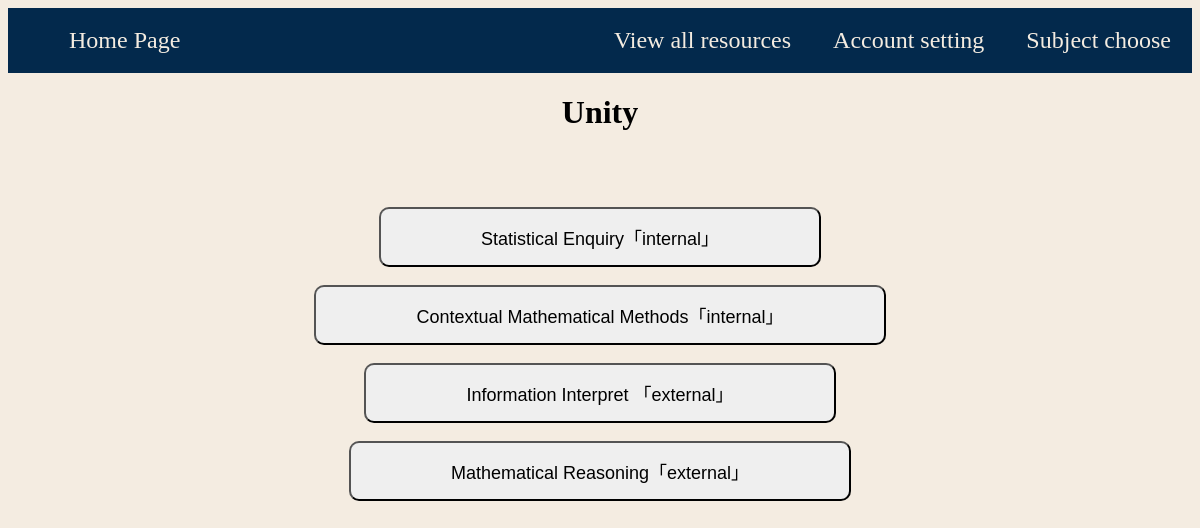
The app's page /unit/1 with its own data.
### tables this page shows
CREATE TABLE "unit" (sub_id INTEGER, unit_id INTEGER PRIMARY KEY, unit TEXT);

### main.py (the view)
@app.route("/unit/<int:sub_id>", methods=['GET','POST'])
def unit(sub_id):
    consub_id = sqlite3.connect('database/database.db')
    unit_cursor = consub_id.cursor()
    unit_cursor.execute(
         "SELECT unit_id, unit FROM unit WHERE sub_id=?",
        (sub_id,)
    )# SELECT unit_id, unit 不加括号
    units = unit_cursor.fetchall() # 将从database中搜索到的数据取出，并变成python列表
    return render_template("subjectpick_unity.html", units = units, sub_id = sub_id)

### templates/subjectpick_unity.html (shortened to what this page needs)
<!DOCTYPE html>
<html lang="en">
  <head>
    <link rel="stylesheet" href="/static/style.css">
  </head>
  <body>
    <header>
      <Ul>
        <li><a href="{{ url_for('subjectpick')}}">Subject choose</a></li>
        <li><a href="{{ url_for('account') }}">Account setting</a></li>
        <li><a href="{{ url_for('all_resources')}}">View all resources</a></li>
        <li class="tag_left"><a href="{{ url_for('homepage')}}">Home Page</a></li>
      </Ul>
    </header>
    <main>
      <h1>Unity</h1>
      <br>
      <br>
      <br>
      {% for unit_id, unit_name in units %}
      <div class="list_display">
        <a href="{{ url_for('resources_list', sub_id=sub_id, unit_id=unit_id) }}">
        <button class="button" type="button">
          {{ unit_name }}
        </button>
      </a>
      </div>
      <br>
      {% endfor %}
    </main>
  </body>
</html>

### static/style.css (style rules this page uses)
:root { --background: #F4ECE1; --blue: #03294C; --orange: #FB7E0A; --end_orange_1: #fba30a; --end_orange_2: #fb7e0a; --end_orange_3:#ff6a00; --end_red_1:#ff4800; --end_blue_1:#4FABFF; --end_blue_2:#0D7BE0; --end_blue_1:#034F94; }
body { font-family: SN pro; background-color: rgb(244, 236, 225); }
h1, h2, h3, h4, h5, h6 { text-align: center; }
header { position: relative; }
ul { font-size: 150%; list-style-type: none; overflow: hidden; margin: 0; padding: 1; background-color: var(--blue); }
ul li { float: right; }
ul li a { text-decoration: none; display: block; color: var(--background); text-align: center; padding: 19px 21px; }
ul li.tag_left { float: left; }
.list_display { text-align: center; justify-content: center; }
.button { font-size: large; padding: 15px 100px; border-radius: 10px; }

### records on screen
unit: unit "Statistical Enquiry「internal」"
unit: unit "Contextual Mathematical Methods「internal」"
unit: unit "Information Interpret 「external」"
unit: unit "Mathematical Reasoning「external」"
